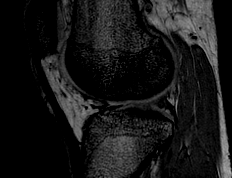
%> input picture LAB3_593020413_8/img3_a.bmp, 232 x 178 px
$ octave histogramFunction.m   (GNU Octave 9; MATLAB toolbox functions it lacks are replaced by stand-ins)
%> lines starting %> are read from the running program, lines starting %| are printed output that depends on the picture

img1 = imread('F:\work\s2\Image Processing\LAB3_593020413_8\img3_a.bmp');
%> img1 is the input picture: size 178x232x3 uint8; min 0, max 173, mean 23.1
img2 = imread('F:\work\s2\Image Processing\LAB3_593020413_8\img3_b.bmp');
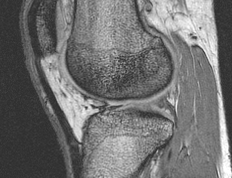
%> input picture LAB3_593020413_8/img3_b.bmp, 232 x 178 px
%> img2 is the input picture: size 178x232x3 uint8; min 47, max 255, mean 112.6
img3 = imread('F:\work\s2\Image Processing\LAB3_593020413_8\img3_c.bmp');
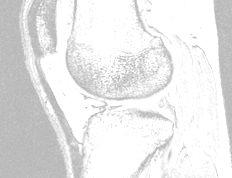
%> input picture LAB3_593020413_8/img3_c.bmp, 232 x 178 px
%> img3 is the input picture: size 178x232x3 uint8; min 183, max 255, mean 231.5


subplot(3,2,1), imshow(rgb2gray(img1))

subplot(3,2,2), imhist(rgb2gray(img1))

subplot(3,2,3), imshow(rgb2gray(img2))

subplot(3,2,4), imhist(rgb2gray(img2))

subplot(3,2,5), imshow(rgb2gray(img3))

subplot(3,2,6), imhist(rgb2gray(img3))
%> after `imhist(rgb2gray(img3))`:
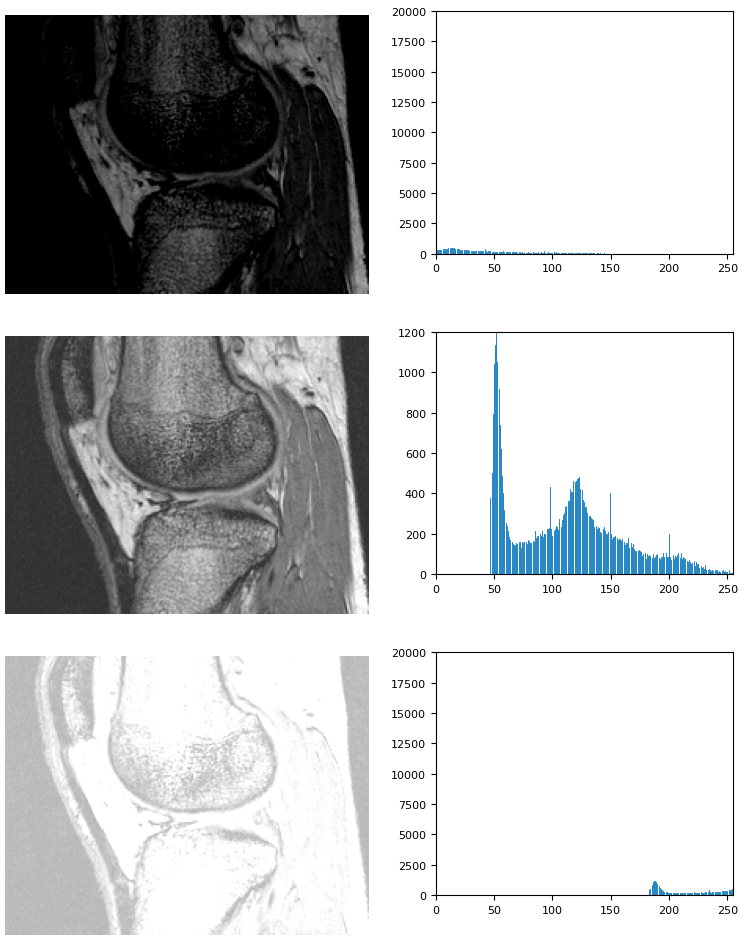
%> figure redrawn from the program's plot data, 6 panels
